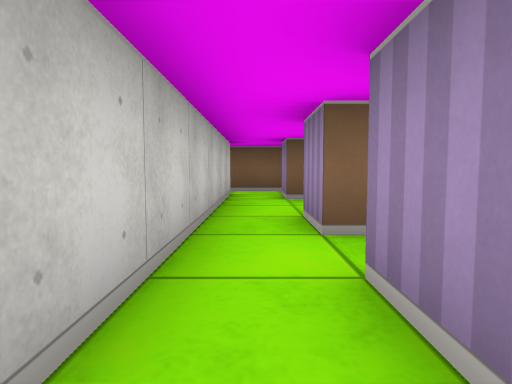
View 1 (above)

18 first-person views from a walk through a cub3D maze. The camera is about half as high as the walls, tilts 4° down and sees 75° across. The floor is counted in squares. Each view is taken from the middle of a square. On the plan, view 1 faces up. The plan holds only what a view shows up to about 9 squares ahead; the rest is blank.

View 2
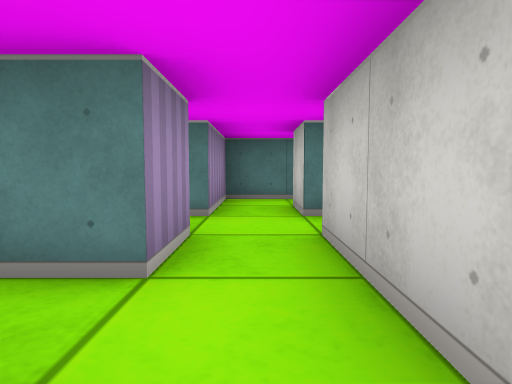

View 3
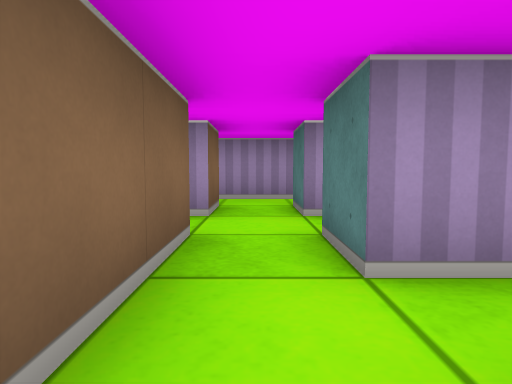

View 4
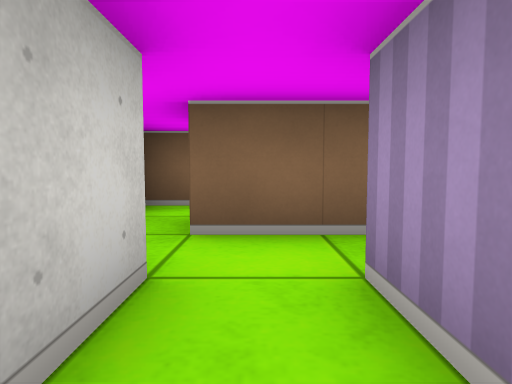

View 5
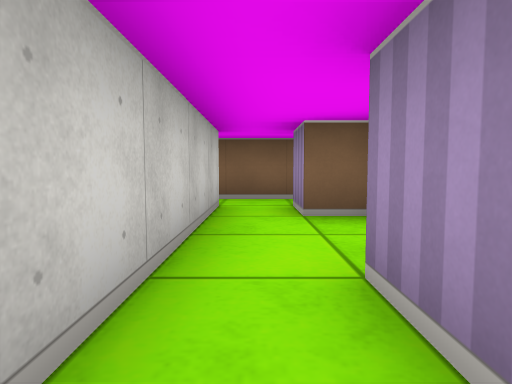

View 6
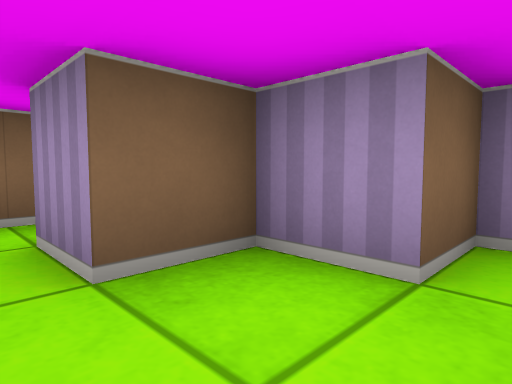

View 7
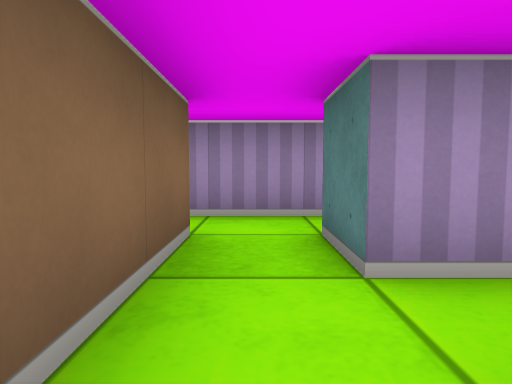

View 8
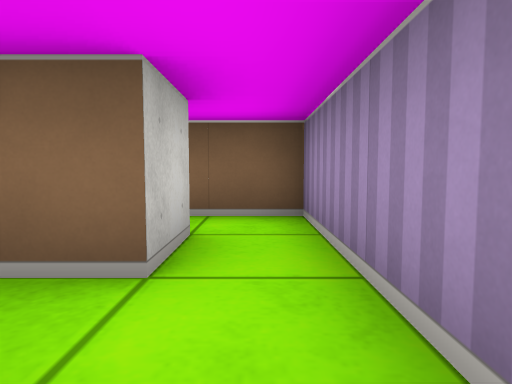

View 9
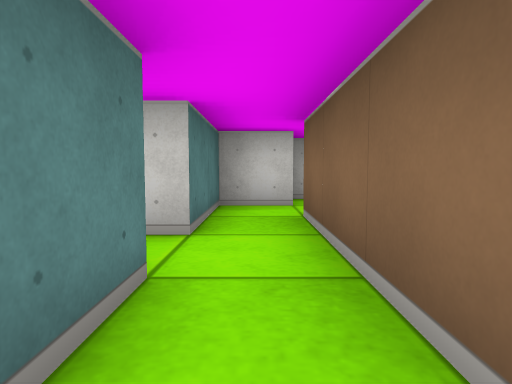

View 10
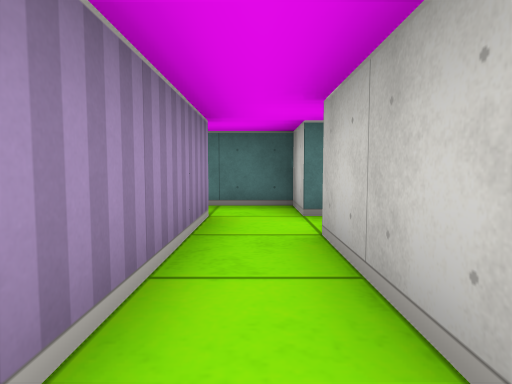

View 11
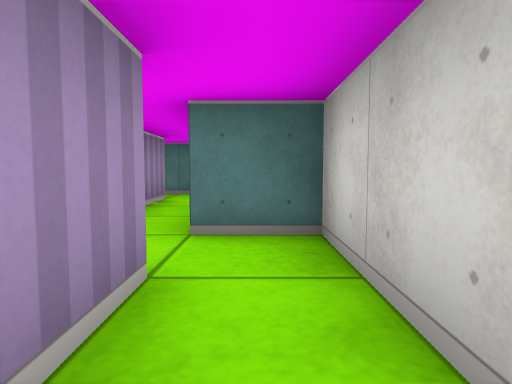

View 12
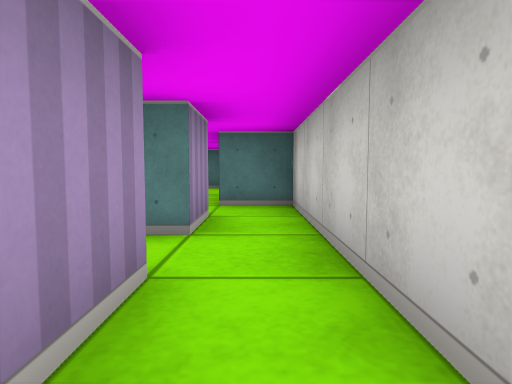

View 13
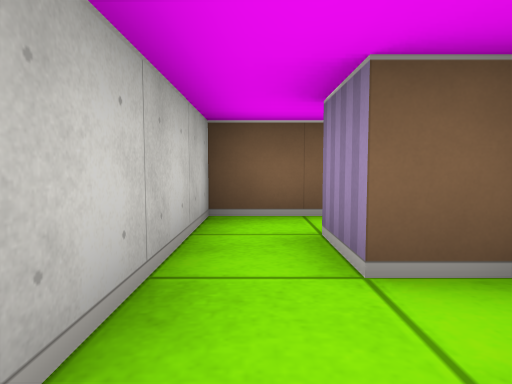

View 14
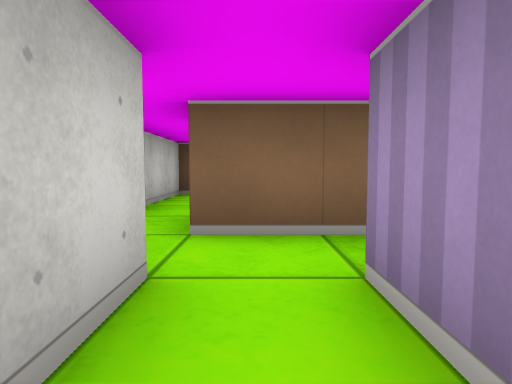

View 15
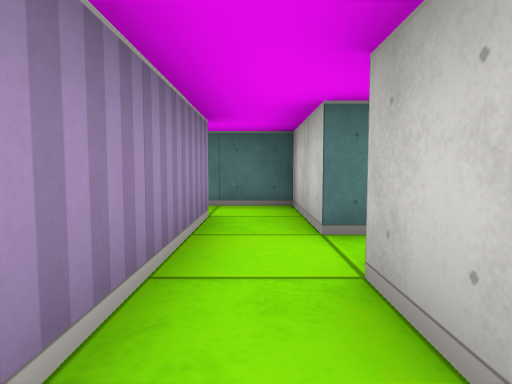

View 16
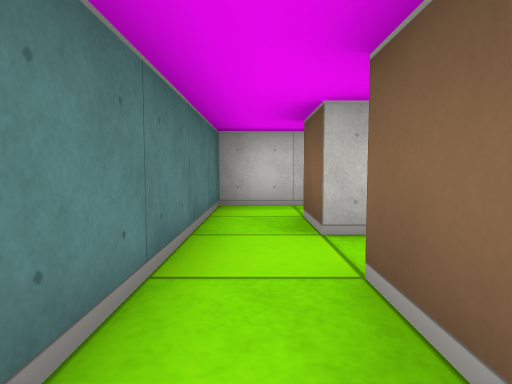

View 17
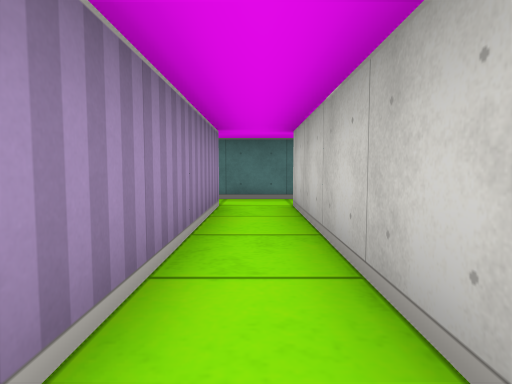

View 18
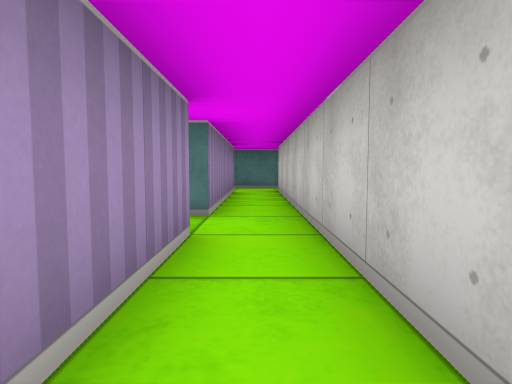

### Floor plan
Ten units are one square. View 1 is at (0, 0); x grows to the right and y downward. Boxes are objects, and circles mark ways between rooms. Rooms are numbered by the first view taken in them; rooms with no view inside come last. Other rooms are left out.
<svg viewBox="-40 -160 105 190">
<path fill="none" stroke="#000" d="M5 -5 5 -15 15 -15 15 -5 5 -5M-15 14 -15 5 -5 5 -5 15M-25 5 -25 14M-5 -25 -5 -5 -25 -5M25 5 25 -14M-6 25 5 25 5 5 15 5M5 -25 5 -35M-5 -65 -5 -25M26 -45 15 -45 15 -55 5 -55 5 -65M-29 -25 -35 -25M-15 -65 -5 -65M5 -75 -15 -75M25 -62 25 -95 12 -95M5 -65 15 -65M15 -85 15 -75 5 -75M-25 -76 -25 -65 -15 -65M-15 -75 -15 -105M-11 -115 -25 -115M-35 -115 -35 -105 -25 -105 -25 -85M-18 -135 -25 -135 -25 -145M-25 -115 -25 -125 -21 -125M-22 -155 -35 -155 -35 -115M54 15 45 15M44 25 54 25M45 15 45 -25M25 25 44 25M35 -34 35 15 25 15M35 -54 35 -34M45 -35 45 -54M15 5 15 25 25 25M25 15 25 5"/>
<circle cx="0" cy="-30" r="3" fill="#2a7"/>
<circle cx="-20" cy="0" r="3" fill="#2a7"/>
<circle cx="20" cy="10" r="3" fill="#2a7"/>
<circle cx="0" cy="-55" r="3" fill="#2a7"/>
<circle cx="10" cy="-70" r="3" fill="#2a7"/>
<circle cx="-10" cy="-70" r="3" fill="#2a7"/>
<circle cx="-30" cy="-110" r="3" fill="#2a7"/>
<circle cx="50" cy="-30" r="3" fill="#2a7"/>
<circle cx="50" cy="20" r="3" fill="#2a7"/>
<circle cx="40" cy="-45" r="3" fill="#2a7"/>
<circle cx="30" cy="20" r="3" fill="#2a7"/>
<text x="0" y="0">1</text>
<text x="0" y="-40">2</text>
<text x="-30" y="-10">3</text>
<text x="-10" y="-70">4</text>
<text x="20" y="-70">5</text>
<text x="-20" y="-90">6</text>
<text x="-30" y="-130">7</text>
<text x="60" y="-10">8</text>
<text x="40" y="0">9</text>
<text x="40" y="-50">10</text>
<text x="20" y="10">11</text>
</svg>
Room 1 opens to room 2. Room 1 opens to room 3. Room 1 opens to room 11. Room 2 opens to room 4. Room 4 opens to room 5. Room 4 opens to room 6. Room 6 opens to room 7. Room 8 opens to room 9. Room 9 opens to room 10. Room 9 opens to room 11.

Where each view was taken, in squares from view 1:
view 1: 0 up, 0 right, facing up
view 2: 3 up, 0 right, facing down
view 3: 0 up, 3 left, facing right
view 4: 2 down, 2 left, facing up
view 5: 2 up, 0 right, facing up
view 6: 4 up, 0 right, facing up-right
view 7: 7 up, 1 left, facing right
view 8: 6 up, 2 right, facing up
view 9: 7 up, 2 right, facing left
view 10: 11 up, 2 left, facing down
view 11: 13 up, 3 left, facing down
view 12: 15 up, 3 left, facing down
view 13: 12 up, 3 left, facing up
view 14: 9 up, 2 left, facing up
view 15: 2 up, 2 right, facing down
view 16: 2 down, 6 right, facing left
view 17: 3 up, 4 right, facing down
view 18: 6 up, 4 right, facing down
